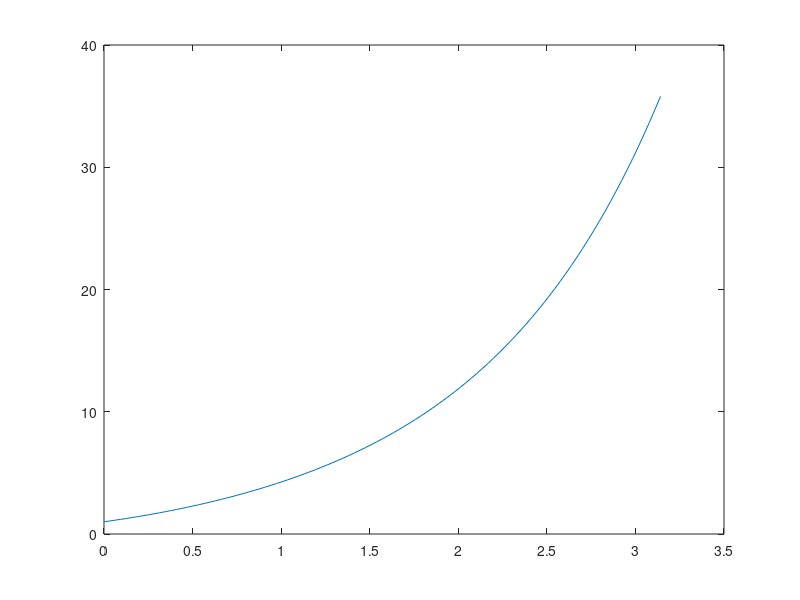

This chart was generated by the following MATLAB code: (Note: this script raises an error after producing the figure.)
clear all
close all


f = @(t,x) x+cos(t);
x0 = 1;
N = 100;

t = linspace(0,pi,N+1);
h = t(2)-t(1);

x = zeros(101,1);
x(1)=x0;
for i=1:N
    x(i+1)=(1+h/3)*x(i)+(h/3)*(cos(t(i))+2*cos(t(i+1)));
    x(i+1)=x(i+1)/(1-2*h/3);
end
figure(1)
plot(t,x);
figure(2);
[s,y] = mab4am4(f,[0,pi],x0,N);
plot(s,y);